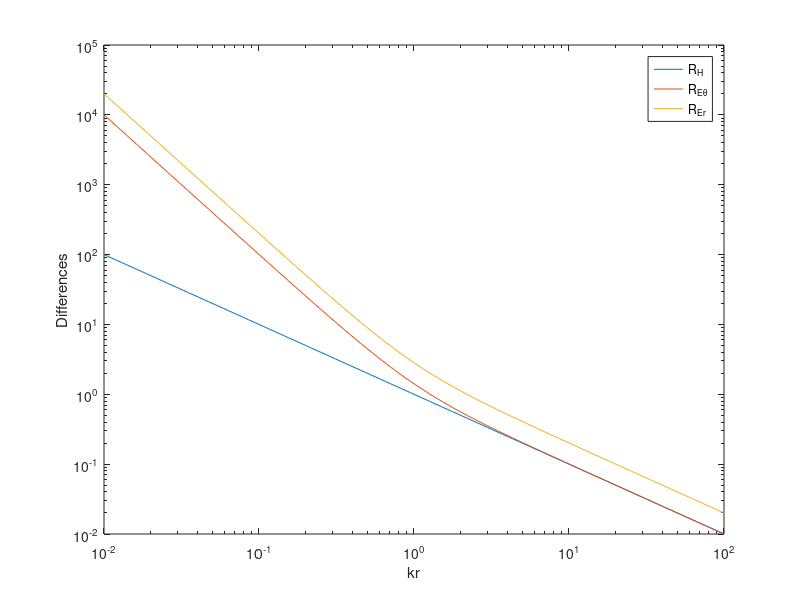

This chart was generated by the following MATLAB code:
% ECE 6370 - Homework 2
% Caitlyn Caggia

clear all; close all;

kr = logspace(-2,2,250);
theta = 45;

RH = abs(1./kr);
REtheta = abs( 1./(j*kr) + 1./(j*kr).^2 );
REr = abs( (2./(j*kr) + 2./(j*kr).^2 ) * (cosd(theta)/sind(theta)) );

loglog(kr, RH, kr, REtheta, kr, REr)
ylabel('Differences')
xlabel('kr')
legend('R_H','R_{E\theta}','R_{Er}')
